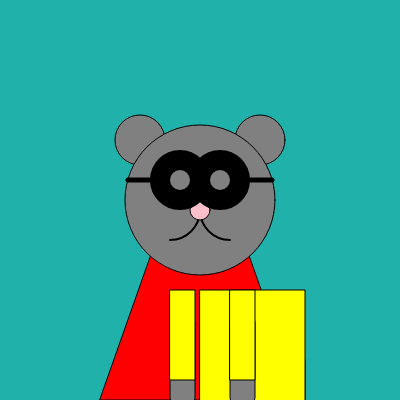
Frame 1 (no input)
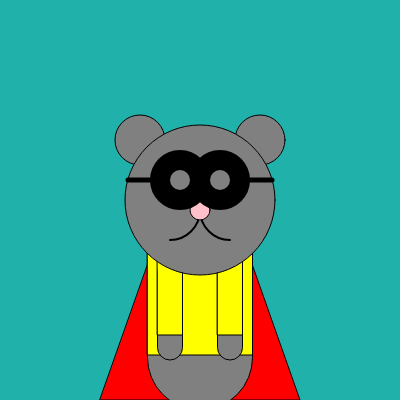
Frame 60 (no input)
Frame 120 (the mouse pressed at the canvas centre since frame 60): identical to frame 60, image omitted

The p5.js sketch that drew these frames (run headless with seeded random() and noise() and a simulated clock; from frame 60 on, the mouse is pressed at the canvas centre):

// p5.js sketch
// ── sketch.js
var centerX = 0;
var centerY = 0;

function setup() {
  createCanvas(400, 400);
  centerX = width / 2;
  centerY = height / 2;
}

function draw() {
  background(color('#20B2AA '));
  
 
    
    
  strokeWeight(1);
  
    fill("red")

   quad(centerX - 100, 400, centerX + 100, 400, centerX + 40, 230, centerX - 40, 230);
    
    //ears
    fill("gray");
    ellipse(centerX - 60,centerY - 60,50,50);
     ellipse(centerX + 60,centerY  - 60,50,50);
      fill("gray");
      rect(centerX, centerY + 110, 105, 200,200);
    fill("yellow")
    rect(centerX, centerY + 90, 105, 130, 0);
    
    fill("gray");
    rect(centerX-30, centerY + 110, 25, 100,200);
     rect(centerX + 30, centerY + 110, 25, 100,200);
     
    fill("yellow")
    rect(centerX-30, centerY + 90, 25, 90,0);
     rect(centerX + 30, centerY + 90, 25, 90, 0);

  //face
  fill("gray") 
 ellipse(centerX, centerY, 150, 150);
  //nose
     
strokeWeight(2);
    fill("gray");
    arc(centerX - 30,centerY + 10,60, 60, TWO_PI, PI/2);
      arc(centerX + 30,centerY + 10,60, 60, PI/2, PI);
  
   
    strokeWeight(1);
    fill("pink")
  ellipse(centerX, centerY + 10, 20, 20);
  //eyse
  fill("yellow");
    
   
    
    
  rectMode(CENTER);
 
   
  noFill();
  strokeWeight(4);
//  arc(centerX,centerY,100,100, 0,PI)
  rect(centerX-60, centerY-20, 25,1,1);
     rect(centerX + 60, centerY-20, 25,1,1);
////    arc(centerX - 50,centerY - 70,80, 30, TWO_PI/3, TWO_PI);
//     arc(centerX - 40,centerY - 80,60, 60, TWO_PI/3, TWO_PI);

    
  
    
    strokeWeight(20);
  
ellipse(centerX - 20, centerY - 20, 40, 40);
  ellipse(centerX + 20, centerY - 20, 40, 40);

}
